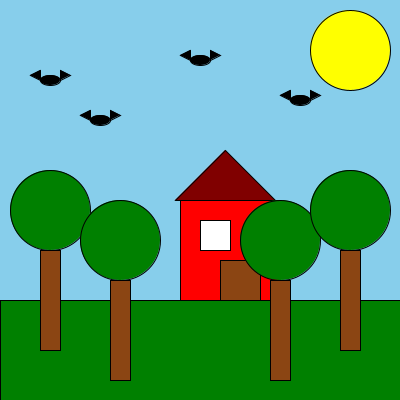
Frame 1 (no input)
Frame 60 (the mouse pressed at the canvas centre just before this capture): identical to frame 1, image omitted
Frame 120 (the mouse held since frame 60 and released just before this capture): identical to frame 1, image omitted

The Processing sketch that drew this single still picture (run headless with seeded random() and noise(); from frame 60 on, the mouse is pressed at the canvas centre):

// Processing sketch: Lab1
// ── Lab1.pde
void setup() {
size(400, 400);
}

void draw() {
// Background
background(135, 206, 235); // Light Blue Sky

// Sun
fill(255, 255, 0); // Yellow
ellipse(350, 50, 80, 80); // Sun

// Grass
fill(0, 128, 0); // Green
rect(0, 300, width, height - 300); // Grass

// House
fill(255, 0, 0); // Red
rect(180, 200, 100, 100); // House Base
fill(128, 0, 0); // Dark Red
triangle(175, 200, 275, 200, 225, 150); // Roof

// Windows
fill(255); // White
rect(200, 220, 30, 30); // Window 1

// Door
fill(139, 69, 19); // Brown
rect(220, 260, 40, 40); // Door

// Trees
drawTree(50, 250);
drawTree(120, 280);
drawTree(280, 280);
drawTree(350, 250);

// Birds
drawBird(50, 80);
drawBird(100, 120);
drawBird(200, 60);
drawBird(300, 100);
}

void drawTree(float x, float y) {
// Tree Trunk
fill(139, 69, 19); // Brown
rect(x - 10, y, 20, 100); // Tree Trunk

// Tree Leaves
fill(0, 128, 0); // Green
ellipse(x, y - 40, 80, 80); // Tree Leaves
}

void drawBird(float x, float y) {
// Bird Body
fill(0); // Black
ellipse(x, y, 20, 10); // Bird Body

// Bird Wings (Two Triangles)
fill(0); // Black
triangle(x - 10, y, x - 20, y - 5, x - 10, y - 10); // Left Wing
triangle(x + 10, y, x + 20, y - 5, x + 10, y - 10); // Right Wing
}
